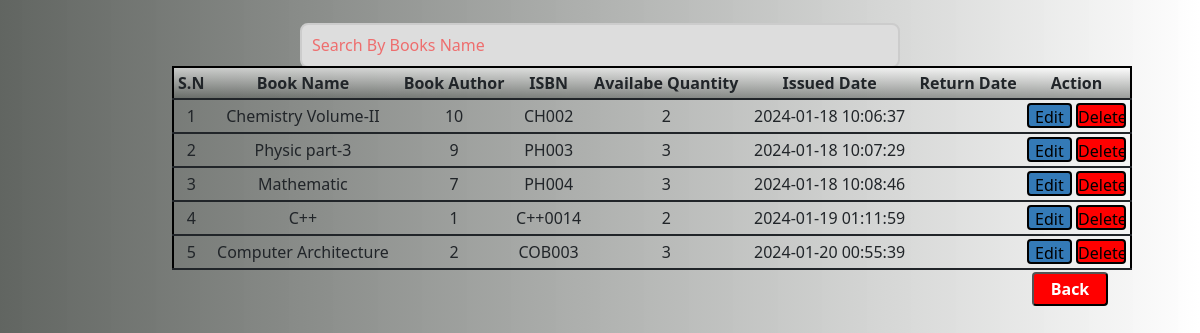
/all_books.php, run on an earlier commit of the app's database.
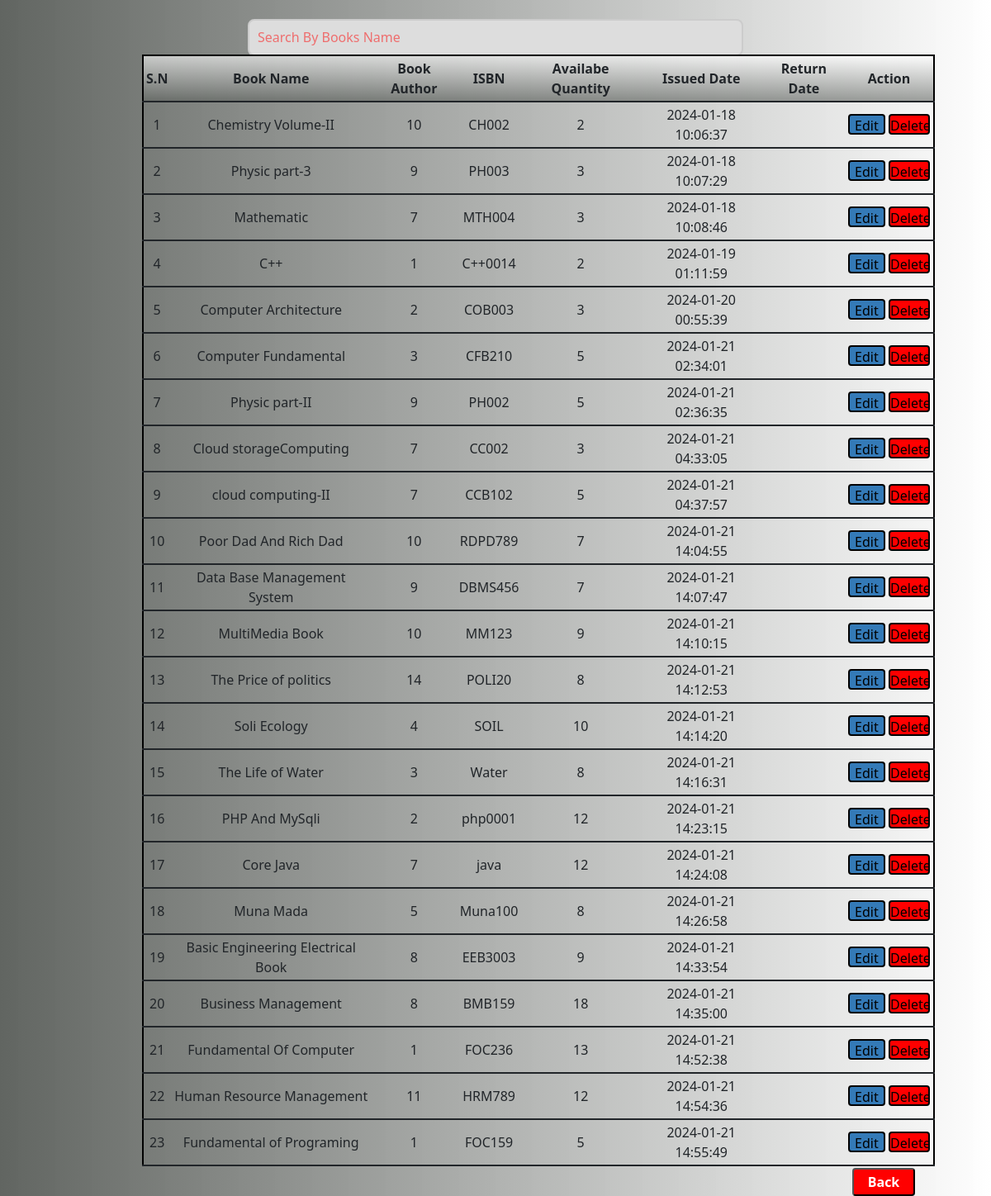
And on a later commit of the database.
### tables this page shows
CREATE TABLE `books` (
  `id` int(11) NOT NULL,
  `BookName` varchar(255) DEFAULT NULL,
  `catid` int(11) DEFAULT NULL,
  `author` int(11) DEFAULT NULL,
  `isbnno` varchar(25) DEFAULT NULL,
  `quantity` int(225) NOT NULL,
  `bookprice` decimal(10,2) DEFAULT NULL,
  `issued` int(1) DEFAULT NULL,
  `bookimg` varchar(250) DEFAULT NULL,
  `regdate` timestamp NULL DEFAULT current_timestamp(),
  `updationdate` timestamp NULL DEFAULT NULL ON UPDATE current_timestamp()
);

### all_books.php (the view, shortened to what this page needs)
<!DOCTYPE html>
<html lang="en">
<head>
    <link rel="stylesheet" href="bootstrap.css">
</head>
<div class="search">
    <input type="text" id="input" name="input" placeholder="Search By Books Name" onkeyup="searchfun()">
    <body>
        <table id="table" border="2">
            <tr>
                <th>S.N</th>
                <th>Book Name</th>
                <th>Book Author</th>
                <th>ISBN</th>
                <th>Availabe Quantity</th>
                <th>Issued Date</th>
                                            <th>Return Date</th>
                <th style='width:108px' ;>Action</th>
            </tr>
            <?php
            require 'conn.php';
            $query = "SELECT * FROM Books";
            $data = mysqli_query($conn, $query);
            $total = mysqli_num_rows($data);
            $sn = 1;
            if ($total != 0) {
                while ($result = mysqli_fetch_assoc($data)) {
                    echo "<tr>
            <td>" . $sn . "</td>
            <td>" . $result['BookName'] . "</td>
            <td>" . $result['author'] . "</td>
            <td>" . $result['isbnno'] . "</td>
            <td>" . $result['quantity'] . "</td>
            <td>" . $result['regdate'] . "</td>
            <td>" . $result['updation'] . "</td>
            <td>
        <a href='update_book.php?Id=" . $result['Id'] . "'><button style='height: 25px; align-items: center; width: 45px; padding: 0px; border: 2px solid black; border-radius: 4px; background-color: #347ab7' type='button' onClick='onEdit(this)'>Edit</button></a>
            <a href='confirm_student.php?id=" . base64_encode($result['id']) . "&&action=delete'>
            <button style='height: 25px; width: 50px; padding: 0px; border: 2px solid black;align-items: center;  border-radius: 4px; background-color: red' type='submit' name='Delete' onClick='onDelete(this)' value='" . $result['Id'] . "'>Delete</button>
    </td>
</tr>";
                    $sn++;
                }
            } else {
                echo "<tr><td colspan='10' style='padding: 10px; border: 2px solid black;'>No records found</td></tr>";
            }
            ?>
        </table>
        <a style="text-decoration: none;" href="dashboard.php"><input type="button" name="Back" value="Back"></a>
</div>
</body>
</html>

### all_books.php (style rules this page uses)
body { display: flex; justify-content: center; align-items: center; height: 20vh; background: linear-gradient(to left, rgba(255, 255, 255, 0.885), rgba(96, 100, 96, 0.993)); }
table { width: 60rem; margin-top: 0px; margin-left: -130px; border: 2px solid black; border-collapse: collapse; }
th, td { padding: 3px; border-bottom: 2px solid; text-align: center; }
th { background: linear-gradient(180deg, rgba(255, 255, 255, .6), rgba(96, 100, 96, 0.6)); }
.search { float: left; width: 50%; height: 45px; margin-top: -70px; align-items: center; border: 2px solid #ccc; border-radius: 8px; background-color: #ddd; position: relative; }
.search input[type="text"] { width: 100%; height: 100%; padding: 5px 10px; border: none; border-radius: 6px; background-color: transparent; color: black; font-size: 16px; outline: none; }
.search input[type="text"]::placeholder { color: red; opacity: 0.5; }
input[type="button"] { width: 76px; height: 34px; margin-top: 2px; margin-left: 730px; background-color: red; font-weight: bold; color: #fff; border-radius: 4px; cursor: pointer; }

What changed in the data, as far as the page shows it:
changed books "Mathematic": isbnno "PH004" → "MTH004"
added books: BookName "Computer Fundamental", author "3", isbnno "CFB210", quantity "5", regdate "2024-01-21 02:34:01"
added books: BookName "Physic part-II", author "9", isbnno "PH002", quantity "5", regdate "2024-01-21 02:36:35"
added books: BookName "Cloud storageComputing", author "7", isbnno "CC002", quantity "3", regdate "2024-01-21 04:33:05"
added books: BookName "cloud computing-II", author "7", isbnno "CCB102", quantity "5", regdate "2024-01-21 04:37:57"
added books: BookName "Poor Dad And Rich Dad", author "10", isbnno "RDPD789", quantity "7", regdate "2024-01-21 14:04:55"
added books: BookName "Data Base Management System", author "9", isbnno "DBMS456", quantity "7", regdate "2024-01-21 14:07:47"
added books: BookName "MultiMedia Book", author "10", isbnno "MM123", quantity "9", regdate "2024-01-21 14:10:15"
added books: BookName "The Price of politics", author "14", isbnno "POLI20", quantity "8", regdate "2024-01-21 14:12:53"
added books: BookName "Soli Ecology", author "4", isbnno "SOIL", quantity "10", regdate "2024-01-21 14:14:20"
added books: BookName "The Life of Water", author "3", isbnno "Water", quantity "8", regdate "2024-01-21 14:16:31"
added books: BookName "PHP And MySqli", author "2", isbnno "php0001", quantity "12", regdate "2024-01-21 14:23:15"
added books: BookName "Core Java", author "7", isbnno "java", quantity "12", regdate "2024-01-21 14:24:08"
added books: BookName "Muna Mada", author "5", isbnno "Muna100", quantity "8", regdate "2024-01-21 14:26:58"
added books: BookName "Basic Engineering Electrical Book", author "8", isbnno "EEB3003", quantity "9", regdate "2024-01-21 14:33:54"
added books: BookName "Business Management", author "8", isbnno "BMB159", quantity "18", regdate "2024-01-21 14:35:00"
added books: BookName "Fundamental Of Computer", author "1", isbnno "FOC236", quantity "13", regdate "2024-01-21 14:52:38"
added books: BookName "Human Resource Management", author "11", isbnno "HRM789", quantity "12", regdate "2024-01-21 14:54:36"
added books: BookName "Fundamental of Programing", author "1", isbnno "FOC159", quantity "5", regdate "2024-01-21 14:55:49"
